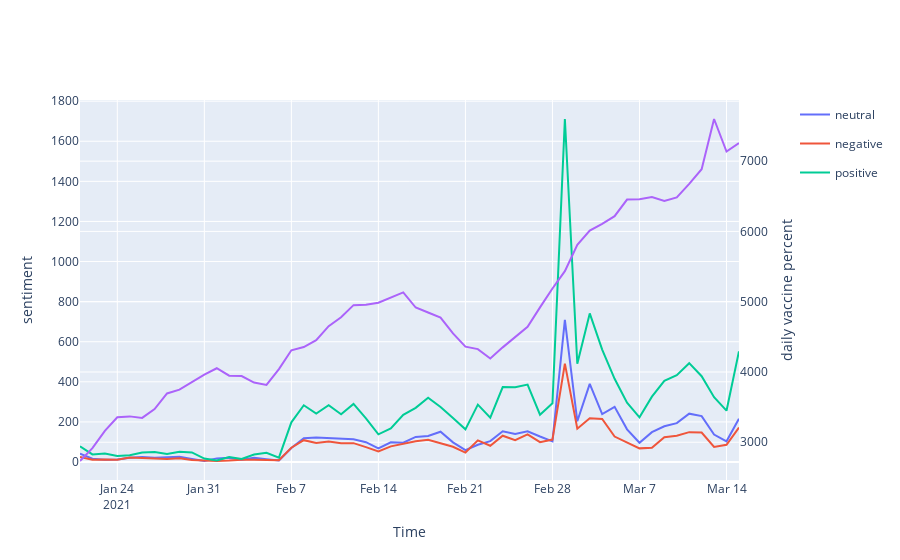

This figure's notebook cell:
### Code cell
new_country_vaccine_daily_percent = country_vaccine_time[country_vaccine_time['Country']=='United States'][['Date', 'Daily vaccinations per million', 'Country']]
new_country_vaccine_daily_percent['Date'] = pd.to_datetime(new_country_vaccine_daily_percent['Date']).dt.date
new_country_vaccine_daily_percent = new_country_vaccine_daily_percent[(new_country_vaccine_daily_percent['Date'] > datetime.date(year=2021,month=1,day=20)) & (new_country_vaccine_daily_percent['Date'] < datetime.date(year=2021,month=3,day=16))]

subfig = make_subplots(specs=[[{"secondary_y": True}]])

# create two independent figures with px.line each containing data from multiple columns
fig = px.line(timeline, x='date', y='tweets', color='sentiment', category_orders={'sentiment': ['neutral', 'negative', 'positive']},
             title='Timeline showing sentiment of tweets about COVID-19 vaccines')
fig2 = px.line(new_country_vaccine_daily_percent, x='Date', y='Daily vaccinations per million')

fig2.update_traces(yaxis="y2")

subfig.add_traces(fig.data + fig2.data)
subfig.layout.xaxis.title="Time"
subfig.layout.yaxis.title="sentiment"
subfig.layout.yaxis2.title="daily vaccine percent"
# recoloring is necessary otherwise lines from fig und fig2 would share each color
# e.g. Linear-, Log- = blue; Linear+, Log+ = red... we don't want this
subfig.for_each_trace(lambda t: t.update(line=dict(color=t.marker.color)))
subfig.show()

### Figure 1 — Plotly figure (JSON) as saved in the notebook; plotly's stock layout.template omitted (floating-point values rounded to 4 significant figures)
{"data": [{"hovertemplate": "sentiment=neutral<br>date=%{x}<br>tweets=%{y}<extra></extra>", "legendgroup": "neutral", "line": {"dash": "solid"}, "marker": {"symbol": "circle"}, "mode": "lines", "name": "neutral", "orientation": "v", "showlegend": true, "type": "scatter", "x": ["2021-01-21", "2021-01-22", "2021-01-23", "2021-01-24", "2021-01-25", "2021-01-26", "2021-01-27", "2021-01-28", "2021-01-29", "2021-01-30", "2021-01-31", "2021-02-01", "2021-02-02", "2021-02-03", "2021-02-04", "2021-02-05", "2021-02-06", "2021-02-07", "2021-02-08", "2021-02-09", "2021-02-10", "2021-02-11", "2021-02-12", "2021-02-13", "2021-02-14", "2021-02-15", "2021-02-16", "2021-02-17", "2021-02-18", "2021-02-19", "2021-02-20", "2021-02-21", "2021-02-22", "2021-02-23", "2021-02-24", "2021-02-25", "2021-02-26", "2021-02-27", "2021-02-28", "2021-03-01", "2021-03-02", "2021-03-03", "2021-03-04", "2021-03-05", "2021-03-06", "2021-03-07", "2021-03-08", "2021-03-09", "2021-03-10", "2021-03-11", "2021-03-12", "2021-03-13", "2021-03-14", "2021-03-15"], "xaxis": "x", "y": [42, 16, 11, 12, 21, 25, 21, 25, 26, 15, 5, 18, 21, 11, 21, 14, 8, 70, 119, 122, 119, 116, 113, 99, 68, 98, 96, 125, 130, 151, 98, 59, 86, 104, 153, 140, 153, 127, 103, 709, 203, 390, 239, 275, 163, 96, 149, 178, 194, 241, 229, 137, 103, 216], "yaxis": "y"}, {"hovertemplate": "sentiment=negative<br>date=%{x}<br>tweets=%{y}<extra></extra>", "legendgroup": "negative", "line": {"dash": "solid"}, "marker": {"symbol": "circle"}, "mode": "lines", "name": "negative", "orientation": "v", "showlegend": true, "type": "scatter", "x": ["2021-01-21", "2021-01-22", "2021-01-23", "2021-01-24", "2021-01-25", "2021-01-26", "2021-01-27", "2021-01-28", "2021-01-29", "2021-01-30", "2021-01-31", "2021-02-01", "2021-02-02", "2021-02-03", "2021-02-04", "2021-02-05", "2021-02-06", "2021-02-07", "2021-02-08", "2021-02-09", "2021-02-10", "2021-02-11", "2021-02-12", "2021-02-13", "2021-02-14", "2021-02-15", "2021-02-16", "2021-02-17", "2021-02-18", "2021-02-19", "2021-02-20", "2021-02-21", "2021-02-22", "2021-02-23", "2021-02-24", "2021-02-25", "2021-02-26", "2021-02-27", "2021-02-28", "2021-03-01", "2021-03-02", "2021-03-03", "2021-03-04", "2021-03-05", "2021-03-06", "2021-03-07", "2021-03-08", "2021-03-09", "2021-03-10", "2021-03-11", "2021-03-12", "2021-03-13", "2021-03-14", "2021-03-15"], "xaxis": "x", "y": [25, 11, 12, 11, 22, 19, 18, 15, 19, 10, 8, 5, 7, 11, 11, 10, 9, 71, 109, 95, 102, 94, 94, 74, 53, 78, 90, 104, 111, 92, 76, 47, 108, 81, 131, 109, 138, 99, 112, 491, 166, 218, 215, 127, 98, 68, 71, 124, 131, 149, 147, 75, 86, 172], "yaxis": "y"}, {"hovertemplate": "sentiment=positive<br>date=%{x}<br>tweets=%{y}<extra></extra>", "legendgroup": "positive", "line": {"dash": "solid"}, "marker": {"symbol": "circle"}, "mode": "lines", "name": "positive", "orientation": "v", "showlegend": true, "type": "scatter", "x": ["2021-01-21", "2021-01-22", "2021-01-23", "2021-01-24", "2021-01-25", "2021-01-26", "2021-01-27", "2021-01-28", "2021-01-29", "2021-01-30", "2021-01-31", "2021-02-01", "2021-02-02", "2021-02-03", "2021-02-04", "2021-02-05", "2021-02-06", "2021-02-07", "2021-02-08", "2021-02-09", "2021-02-10", "2021-02-11", "2021-02-12", "2021-02-13", "2021-02-14", "2021-02-15", "2021-02-16", "2021-02-17", "2021-02-18", "2021-02-19", "2021-02-20", "2021-02-21", "2021-02-22", "2021-02-23", "2021-02-24", "2021-02-25", "2021-02-26", "2021-02-27", "2021-02-28", "2021-03-01", "2021-03-02", "2021-03-03", "2021-03-04", "2021-03-05", "2021-03-06", "2021-03-07", "2021-03-08", "2021-03-09", "2021-03-10", "2021-03-11", "2021-03-12", "2021-03-13", "2021-03-14", "2021-03-15"], "xaxis": "x", "y": [78, 38, 42, 30, 34, 47, 50, 40, 51, 48, 17, 8, 25, 15, 37, 46, 22, 198, 283, 242, 283, 238, 290, 218, 138, 167, 235, 270, 321, 274, 219, 163, 286, 221, 374, 373, 386, 236, 293, 1711, 490, 741, 561, 415, 296, 223, 326, 405, 433, 493, 428, 323, 256, 552], "yaxis": "y"}, {"hovertemplate": "Date=%{x}<br>Daily vaccinations per million=%{y}<extra></extra>", "legendgroup": "", "line": {"dash": "solid"}, "marker": {"symbol": "circle"}, "mode": "lines", "name": "", "orientation": "v", "showlegend": false, "type": "scatter", "x": ["2021-01-21", "2021-01-22", "2021-01-23", "2021-01-24", "2021-01-25", "2021-01-26", "2021-01-27", "2021-01-28", "2021-01-29", "2021-01-30", "2021-01-31", "2021-02-01", "2021-02-02", "2021-02-03", "2021-02-04", "2021-02-05", "2021-02-06", "2021-02-07", "2021-02-08", "2021-02-09", "2021-02-10", "2021-02-11", "2021-02-12", "2021-02-13", "2021-02-14", "2021-02-16", "2021-02-17", "2021-02-18", "2021-02-19", "2021-02-20", "2021-02-21", "2021-02-22", "2021-02-23", "2021-02-24", "2021-02-25", "2021-02-26", "2021-02-27", "2021-02-28", "2021-03-01", "2021-03-02", "2021-03-03", "2021-03-04", "2021-03-05", "2021-03-06", "2021-03-07", "2021-03-08", "2021-03-09", "2021-03-10", "2021-03-11", "2021-03-12", "2021-03-13", "2021-03-14", "2021-03-15"], "xaxis": "x", "y": [2733, 2917, 3162, 3355, 3368, 3346, 3472, 3694, 3749, 3861, 3962, 4053, 3947, 3941, 3849, 3816, 4041, 4309, 4355, 4453, 4652, 4778, 4951, 4957, 4986, 5132, 4917, 4847, 4773, 4548, 4360, 4325, 4191, 4350, 4501, 4643, 4919, 5188, 5434, 5809, 6012, 6108, 6217, 6453, 6457, 6488, 6433, 6485, 6677, 6886, 7600, 7137, 7258], "yaxis": "y2"}], "layout": {"autosize": true, "xaxis": {"anchor": "y", "autorange": true, "domain": [0, 0.94], "range": ["2021-01-21", "2021-03-15"], "title": {"text": "Time"}, "type": "date"}, "yaxis": {"anchor": "x", "autorange": true, "domain": [0, 1], "range": [-89.78, 1806.0], "title": {"text": "sentiment"}, "type": "linear"}, "yaxis2": {"anchor": "x", "autorange": true, "overlaying": "y", "range": [2463.0, 7870.0], "side": "right", "title": {"text": "daily vaccine percent"}, "type": "linear"}}}
